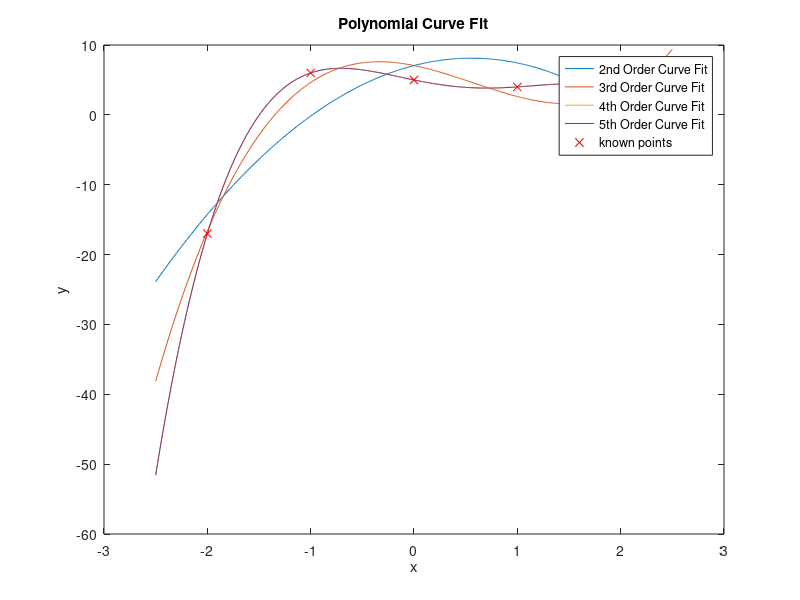

Recreate this plot in MATLAB.
xpts=[-2,-1,0,1,2];
ypts=[-17,6,5,4,3];
coefs2=polyfit(xpts,ypts,2);
coefs3=polyfit(xpts,ypts,3);
coefs4=polyfit(xpts,ypts,4);
coefs5=polyfit(xpts,ypts,5);

x = linspace(-2.5,2.5,501);
y2 = polyval(coefs2,x);
y3 = polyval(coefs3,x);
y4 = polyval(coefs4,x);
y5 = polyval(coefs5,x);

plot(x,y2,x,y3,x,y4,x,y5);
hold on
plot(xpts,ypts,'rx');
xlabel('x')
ylabel('y')
title('Polynomial Curve Fit')

legend('2nd Order Curve Fit','3rd Order Curve Fit','4th Order Curve Fit','5th Order Curve Fit','known points')
